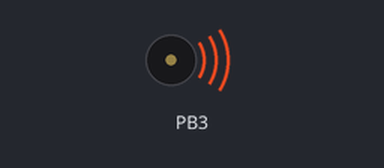
Simulated run of this program. Board: ATmega328P, built with avr-gcc and emulated at 16 MHz. Shown: buzzer (waves = sounding). At 4.5 s the program stops and its outputs stay as they are.

Above: at 0.1 s.
Timing chart, 0 to 1.6 s (numbered marks = the images above):
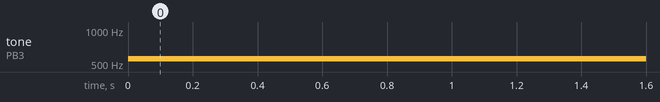

The program:

main.c
```c
/*
 * prosjekt_timer.c
 *
 * Created: 22.04.2021 14:09:31
 * Author : sande
 */

#define F_CPU 16000000UL

#include <avr/io.h>
#include <avr/interrupt.h>
#include <util/delay.h>


void init_buzzer (void)
{
	DDRB = (1<<DDB3);	// PB3 or OCR2A output pin
	TCCR2A = (1<<COM2A0)|(1<<WGM21);	// Toggle OC1B on compare match and CTC mode  with OCR1A top (mode 4)
	TCCR2B = (1<<CS22)|(1<<CS21)|(1<<CS20);	// 1024x prescaler
	OCR2A =	13;	// Top value to give 1200hz freq
}

void Buzzer()
{
	for (int i = 3; i > 0; --i)
	{
		DDRB = (1<<DDB3);
		_delay_ms(1000);
		DDRB = (0<<DDB3);
		_delay_ms(500);
		}
}


int main(void)
{
	init_buzzer();
	Buzzer();

    while (1)
    {

    }
}
```

USART.c
```c
/*
 * USART.c
 *
 * Created: 22.04.2021 14:58:40
 *  Author: sande
 */

/*
  Quick and dirty functions that make serial communications work.
  Note that receiveByte() blocks -- it sits and waits _forever_ for
   a byte to come in.  If you're doing anything that's more interesting,
   you'll want to implement this with interrupts.
   initUSART requires BAUDRATE to be defined in order to calculate
     the bit-rate multiplier.  9600 is a reasonable default.
  May not work with some of the older chips:
    Tiny2313, Mega8, Mega16, Mega32 have different pin macros
    If you're using these chips, see (e.g.) iom8.h for how it's done.
    These old chips don't specify UDR0 vs UDR1.
    Correspondingly, the macros will just be defined as UDR.
*/

#include <avr/io.h>
#include "USART.h"
#include <util/setbaud.h>

void initUSART(void) {                                /* requires BAUD */
  UBRR0H = UBRRH_VALUE;                        /* defined in setbaud.h */
  UBRR0L = UBRRL_VALUE;
#if USE_2X
  UCSR0A |= (1 << U2X0);
#else
  UCSR0A &= ~(1 << U2X0);
#endif
                                  /* Enable USART transmitter/receiver */
  UCSR0B = (1 << TXEN0) | (1 << RXEN0);
  UCSR0C = (1 << UCSZ01) | (1 << UCSZ00);   /* 8 data bits, 1 stop bit */
}


void transmitByte(uint8_t data) {
                                     /* Wait for empty transmit buffer */
  loop_until_bit_is_set(UCSR0A, UDRE0);
  UDR0 = data;                                            /* send data */
}

uint8_t receiveByte(void) {
  loop_until_bit_is_set(UCSR0A, RXC0);       /* Wait for incoming data */
  return UDR0;                                /* return register value */
}


                       /* Here are a bunch of useful printing commands */

void printString(const char myString[]) {
  uint8_t i = 0;
  while (myString[i]) {
    transmitByte(myString[i]);
    i++;
  }
}

void readString(char myString[], uint8_t maxLength) {
  char response;
  uint8_t i;
  i = 0;
  while (i < (maxLength - 1)) {                   /* prevent over-runs */
    response = receiveByte();
    transmitByte(response);                                    /* echo */
    if (response == '\r') {                     /* enter marks the end */
      break;
    }
    else {
      myString[i] = response;                       /* add in a letter */
      i++;
    }
  }
  myString[i] = 0;                          /* terminal NULL character */
}

void printByte(uint8_t byte) {
              /* Converts a byte to a string of decimal text, sends it */
  transmitByte('0' + (byte / 100));                        /* Hundreds */
  transmitByte('0' + ((byte / 10) % 10));                      /* Tens */
  transmitByte('0' + (byte % 10));                             /* Ones */
}

void printWord(uint16_t word) {
  transmitByte('0' + (word / 10000));                 /* Ten-thousands */
  transmitByte('0' + ((word / 1000) % 10));               /* Thousands */
  transmitByte('0' + ((word / 100) % 10));                 /* Hundreds */
  transmitByte('0' + ((word / 10) % 10));                      /* Tens */
  transmitByte('0' + (word % 10));                             /* Ones */
}

void printBinaryByte(uint8_t byte) {
                       /* Prints out a byte as a series of 1's and 0's */
  uint8_t bit;
  for (bit = 7; bit < 255; bit--) {
    if (bit_is_set(byte, bit))
      transmitByte('1');
    else
      transmitByte('0');
  }
}

char nibbleToHexCharacter(uint8_t nibble) {
                                   /* Converts 4 bits into hexadecimal */
  if (nibble < 10) {
    return ('0' + nibble);
  }
  else {
    return ('A' + nibble - 10);
  }
}

void printHexByte(uint8_t byte) {
                        /* Prints a byte as its hexadecimal equivalent */
  uint8_t nibble;
  nibble = (byte & 0b11110000) >> 4;
  transmitByte(nibbleToHexCharacter(nibble));
  nibble = byte & 0b00001111;
  transmitByte(nibbleToHexCharacter(nibble));
}

uint8_t getNumber(void) {
  // Gets a numerical 0-255 from the serial port.
  // Converts from string to number.
  char hundreds = '0';
  char tens = '0';
  char ones = '0';
  char thisChar = '0';
  do {                                                   /* shift over */
    hundreds = tens;
    tens = ones;
    ones = thisChar;
    thisChar = receiveByte();                   /* get a new character */
    transmitByte(thisChar);                                    /* echo */
  } while (thisChar != '\r');                     /* until type return */
  return (100 * (hundreds - '0') + 10 * (tens - '0') + ones - '0');
}
```

USART.h
```c
/*
 * USART.h
 *
 * Created: 22.04.2021 14:59:26
 *  Author: sande
 */


/* Functions to initialize, send, receive over USART
   initUSART requires BAUD to be defined in order to calculate
     the bit-rate multiplier.
 */

#ifndef BAUD                          /* if not defined in Makefile... */
#define BAUD  9600                     /* set a safe default baud rate */
#define F_CPU 16000000UL
#endif

                                  /* These are defined for convenience */
#define   USART_HAS_DATA   bit_is_set(UCSR0A, RXC0)
#define   USART_READY      bit_is_set(UCSR0A, UDRE0)

/* Takes the defined BAUD and F_CPU,
   calculates the bit-clock multiplier,
   and configures the hardware USART                   */
void initUSART(void);

/* Blocking transmit and receive functions.
   When you call receiveByte() your program will hang until
   data comes through.  We'll improve on this later. */
void transmitByte(uint8_t data);
uint8_t receiveByte(void);

void printString(const char myString[]);
             /* Utility function to transmit an entire string from RAM */
void readString(char myString[], uint8_t maxLength);
/* Define a string variable, pass it to this function
   The string will contain whatever you typed over serial */

void printByte(uint8_t byte);
                  /* Prints a byte out as its 3-digit ascii equivalent */
void printWord(uint16_t word);
        /* Prints a word (16-bits) out as its 5-digit ascii equivalent */

void printBinaryByte(uint8_t byte);
                                     /* Prints a byte out in 1s and 0s */
char nibbleToHex(uint8_t nibble);
char nibbleToHexCharacter(uint8_t nibble);
void printHexByte(uint8_t byte);
                                   /* Prints a byte out in hexadecimal */
uint8_t getNumber(void);
/* takes in up to three ascii digits,
 converts them to a byte when press enter */
```

Measured:
- by itself, tone on PB3: silent → 558 Hz at 0.00 s
